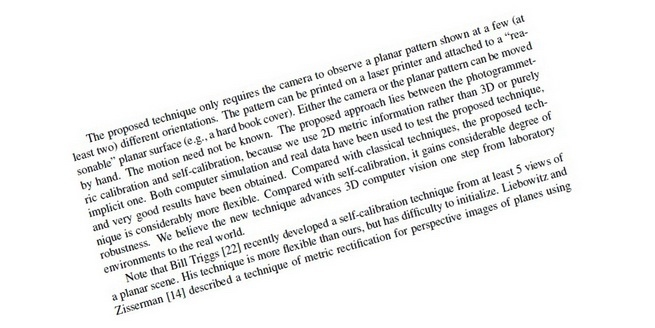
//> input picture 999_opencv/rotate.jpg, 655 x 328 px
$ ./002_ImageAutoRotate   (built with g++ and OpenCV 4)
//> lines starting //> are read from the running program, lines starting //| are printed output that depends on the picture; after the words box and inside, x2 and y2 are one past the last pixel; in counts of white or black regions, pixels touching at a corner belong together
#include <opencv2/core/core.hpp>
#include <opencv2/imgproc/imgproc.hpp>
#include <opencv2/highgui/highgui.hpp>
#include <iostream>

using namespace cv;
using namespace std;

#define GRAY_THRESH 150
#define HOUGH_VOTE 80
//#define DEGREE 27

int main(int argc, char **argv)
{
	//Read a single-channel image
	const char* filename = "rotate.jpg";
	Mat srcImg = imread(filename, CV_LOAD_IMAGE_GRAYSCALE);
//> srcImg: 328 rows x 655 cols, CV_8UC1; min 3, max 255, mean 239.5
	if(srcImg.empty())
		return -1;
	imshow("source", srcImg);

	Point center(srcImg.cols/2, srcImg.rows/2);
//> center = Point(327, 164)

#ifdef DEGREE
	//Rotate source image
	Mat rotMatS = getRotationMatrix2D(center, DEGREE, 1.0);
	warpAffine(srcImg, srcImg, rotMatS, srcImg.size(), 1, 0, Scalar(255,255,255));
	imshow("RotatedSrc", srcImg);
	imwrite("imageText_R.jpg",srcImg);
#endif

	//Expand image to an optimal size, for faster processing speed
	//Set widths of borders in four directions
	//If borderType==BORDER_CONSTANT, fill the borders with (0,0,0)
	Mat padded;
	int opWidth = getOptimalDFTSize(srcImg.rows);
//> opWidth = 360
	int opHeight = getOptimalDFTSize(srcImg.cols);
//> opHeight = 675
	copyMakeBorder(srcImg, padded, 0, opWidth-srcImg.rows, 0, opHeight-srcImg.cols, BORDER_CONSTANT, Scalar::all(0));
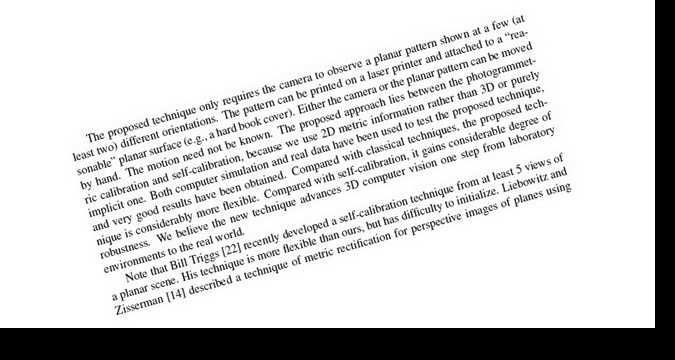
//> padded: 360 rows x 675 cols, CV_8UC1; min 0, max 255, mean 211.8

	Mat planes[] = {Mat_<float>(padded), Mat::zeros(padded.size(), CV_32F)};
//> planes[1]: 360 rows x 675 cols, CV_32FC1; every value is 0
	Mat comImg;
	//Merge into a double-channel image
	merge(planes,2,comImg);

	//Use the same image as input and output,
	//so that the results can fit in Mat well
	dft(comImg, comImg);

	//Compute the magnitude
	//planes[0]=Re(DFT(I)), planes[1]=Im(DFT(I))
	//magnitude=sqrt(Re^2+Im^2)
	split(comImg, planes);
	magnitude(planes[0], planes[1], planes[0]);

	//Switch to logarithmic scale, for better visual results
	//M2=log(1+M1)
	Mat magMat = planes[0];
	magMat += Scalar::all(1);
	log(magMat, magMat);

	//Crop the spectrum
	//Width and height of magMat should be even, so that they can be divided by 2
	//-2 is 11111110 in binary system, operator & make sure width and height are always even
	magMat = magMat(Rect(0, 0, magMat.cols & -2, magMat.rows & -2));
//> magMat: 360 rows x 674 cols, CV_32FC1

	//Rearrange the quadrants of Fourier image,
	//so that the origin is at the center of image,
	//and move the high frequency to the corners
	int cx = magMat.cols/2;
//> cx = 337
	int cy = magMat.rows/2;
//> cy = 180

	Mat q0(magMat, Rect(0, 0, cx, cy));
	Mat q1(magMat, Rect(0, cy, cx, cy));
	Mat q2(magMat, Rect(cx, cy, cx, cy));
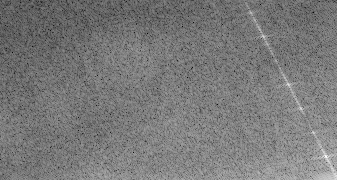
//> q2: 180 rows x 337 cols, CV_32FC1; min 3.54, max 14.28, mean 8.66; drawn with min black and max white
	Mat q3(magMat, Rect(cx, 0, cx, cy));
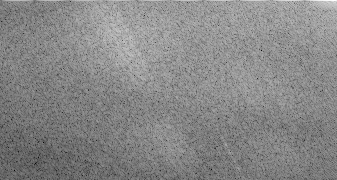
//> q3: 180 rows x 337 cols, CV_32FC1; min 2.84, max 14.45, mean 9.02; drawn with min black and max white

	Mat tmp;
	q0.copyTo(tmp);
	q2.copyTo(q0);
	tmp.copyTo(q2);

	q1.copyTo(tmp);
	q3.copyTo(q1);
	tmp.copyTo(q3);
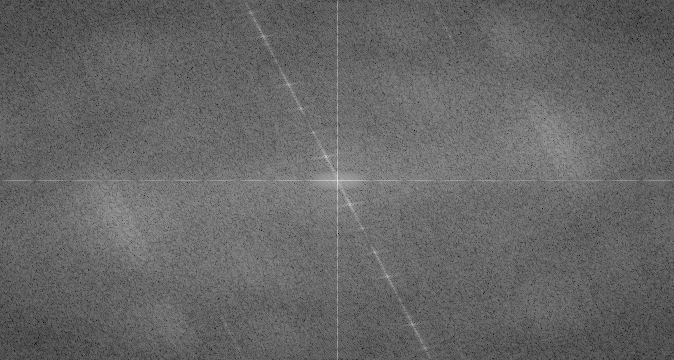
//> magMat: 360 rows x 674 cols, CV_32FC1; min 2.84, max 17.76, mean 8.85; drawn with min black and max white

	//Normalize the magnitude to [0,1], then to[0,255]
	normalize(magMat, magMat, 0, 1, CV_MINMAX);
	Mat magImg(magMat.size(), CV_8UC1);
	magMat.convertTo(magImg,CV_8UC1,255,0);
	imshow("magnitude", magImg);
	imwrite("imageText_mag.jpg",magImg);

	//Turn into binary image
	threshold(magImg,magImg,GRAY_THRESH,255,CV_THRESH_BINARY);
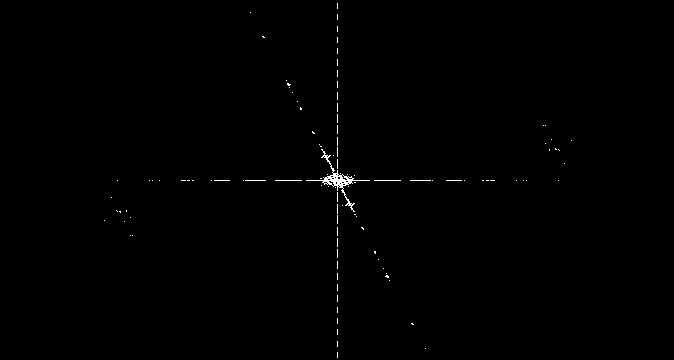
//> magImg: 360 rows x 674 cols, CV_8UC1; 0.37% white in thin lines or dots, all inside (x1, y1, x2, y2) = (104, 3, 572, 358)
	imshow("mag_binary", magImg);
	imwrite("imageText_bin.jpg",magImg);

	//Find lines with Hough Transformation
	vector<Vec2f> lines;
	float pi180 = (float)CV_PI/180;
	Mat linImg(magImg.size(),CV_8UC3);
	HoughLines(magImg,lines,1,pi180,HOUGH_VOTE,0,0);
//> lines = 3 lines (rho, theta): [337, 0], [180, 1.57], [-219, 2.67]
	int numLines = lines.size();
//> numLines = 3
	for(int l=0; l<numLines; l++)
	{
		float rho = lines[l][0], theta = lines[l][1];
		Point pt1, pt2;
		double a = cos(theta), b = sin(theta);
		double x0 = a*rho, y0 = b*rho;
		pt1.x = cvRound(x0 + 1000*(-b));
		pt1.y = cvRound(y0 + 1000*(a));
		pt2.x = cvRound(x0 - 1000*(-b));
		pt2.y = cvRound(y0 - 1000*(a));
		line(linImg,pt1,pt2,Scalar(255,0,0),3,8,0);
	}
//> this loop made 3 passes
//> (rho, theta, a, b, x0, y0) on passes 1 to 3: (337, 0, 1, 0, 337, 0), (180, 1.57, -4.37e-08, 1, -7.87e-06, 180), (-219, 2.67, -0.891, 0.454, 195.1, -99.42)
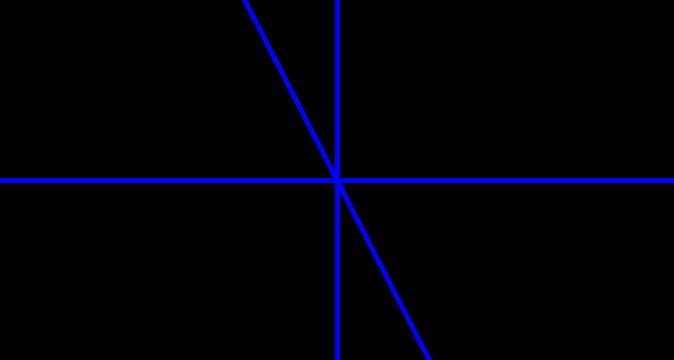
//> linImg: 360 rows x 674 cols, CV_8UC3; mean B, G, R 7.5, 0, 0
	imshow("lines",linImg);
	imwrite("imageText_line.jpg",linImg);
	if(lines.size() == 3){
		cout << "found three angels:" << endl;
		cout << lines[0][1]*180/CV_PI << endl << lines[1][1]*180/CV_PI << endl << lines[2][1]*180/CV_PI << endl << endl;
//| 0
//| 90
//| 153
	}

	//Find the proper angel from the three found angels
	float angel=0;
	float piThresh = (float)CV_PI/90;
	float pi2 = CV_PI/2;
	for(int l=0; l<numLines; l++)
	{
		float theta = lines[l][1];
		if(abs(theta) < piThresh || abs(theta-pi2) < piThresh)
			continue;
		else{
			angel = theta;
			break;
		}
	}
//> this loop made 3 passes
//> (theta, angel) on pass 3: (2.67, 2.67)
//> theta on passes 1 to 2: 0, 1.57

	//Calculate the rotation angel
	//The image has to be square,
	//so that the rotation angel can be calculate right
	angel = angel<pi2 ? angel : angel-CV_PI;
//> angel = -0.471
	if(angel != pi2){
		float angelT = srcImg.rows*tan(angel)/srcImg.cols;
//> angelT = -0.255
		angel = atan(angelT);
//> angel = -0.25
	}
	float angelD = angel*180/(float)CV_PI;
//> angelD = -14.31
	cout << "the rotation angel to be applied:" << endl << angelD << endl << endl;
//| the rotation angel to be applied:
//| -14.3137

	//Rotate the image to recover
	Mat rotMat = getRotationMatrix2D(center,angelD,1.0);
//> rotMat = [[0.969, -0.247, 50.7], [0.247, 0.969, -75.75]]
	Mat dstImg = Mat::ones(srcImg.size(),CV_8UC3);
	warpAffine(srcImg,dstImg,rotMat,srcImg.size(),1,0,Scalar(255,255,255));
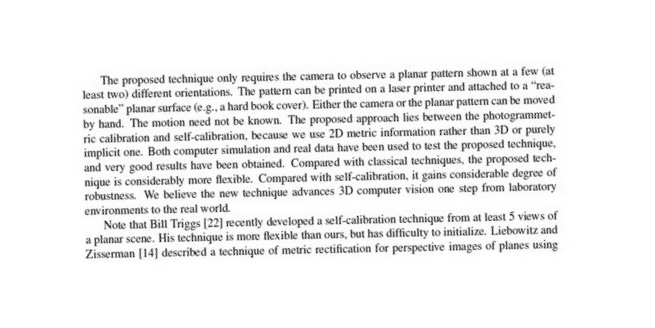
//> dstImg: 328 rows x 655 cols, CV_8UC1; min 15, max 255, mean 239.5
	imshow("result",dstImg);
        imwrite("imageText_D.jpg",dstImg);

	waitKey(0);

	return 0;
}
